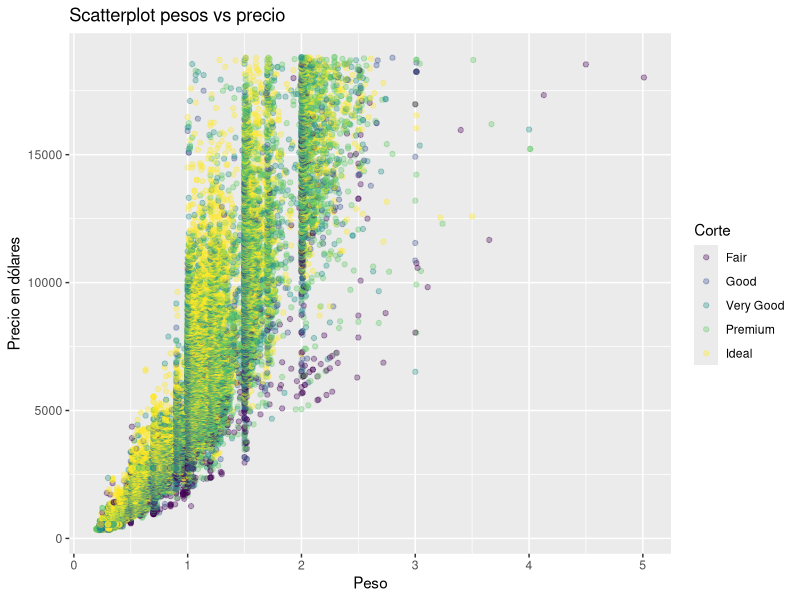
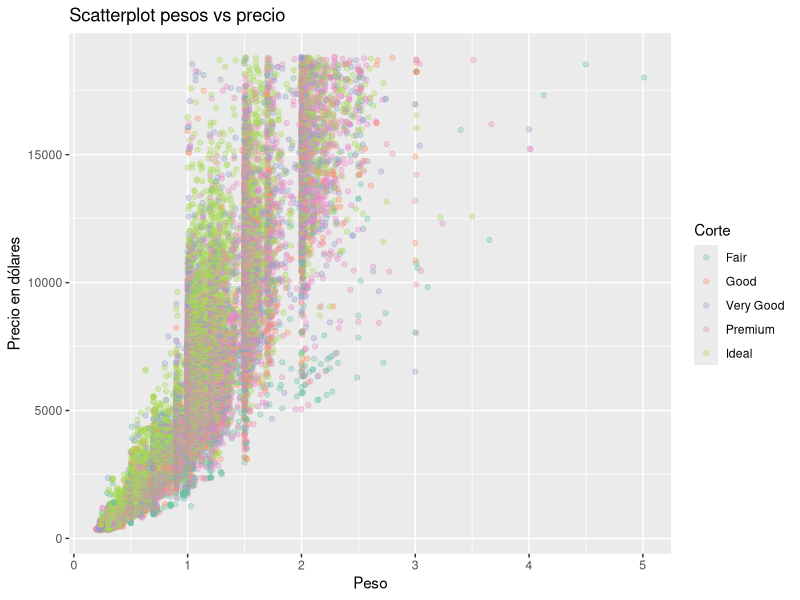
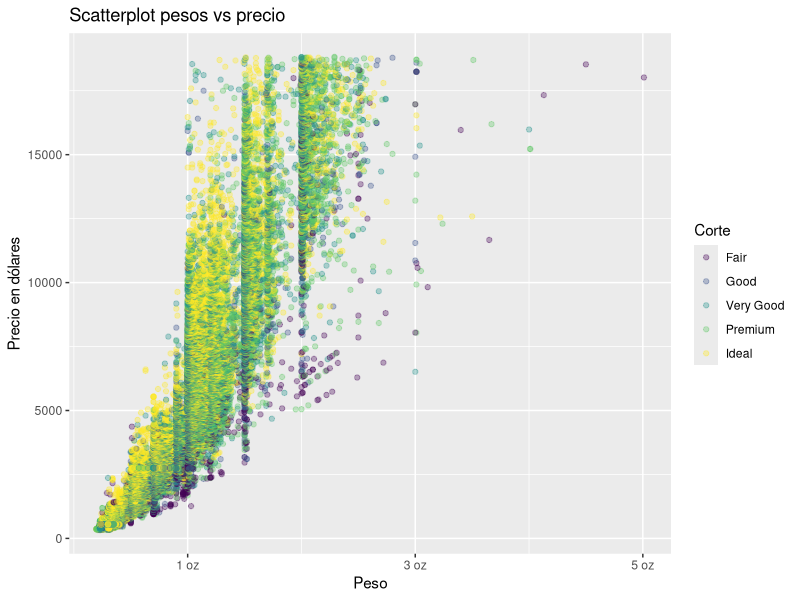
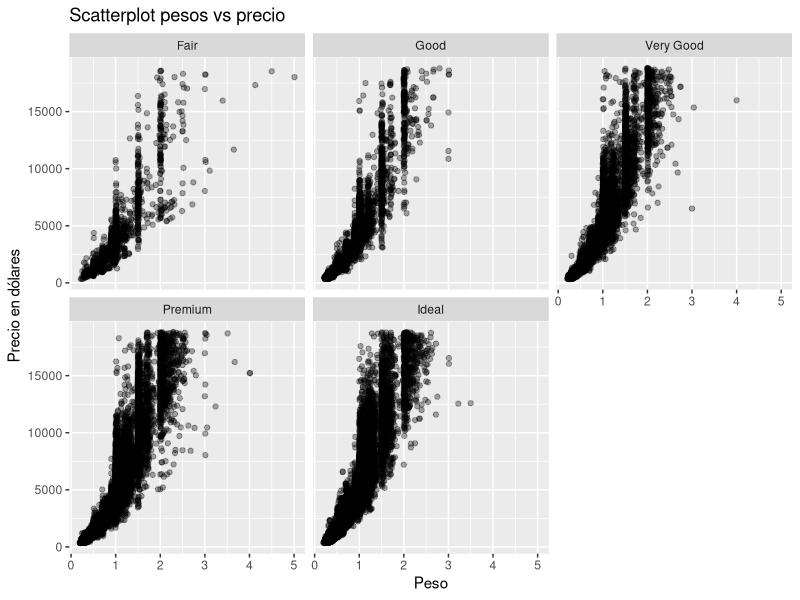

The R script that drew these images, in order:
## ---- chunk 1
knitr::opts_chunk$set(echo = TRUE)
## ---- chunk 2
library(ggplot2)
## ---- chunk 3

ggplot(data = diamonds, aes(x=carat, y = price, colour = cut)) + 
  geom_point( alpha = 1/3) + labs(x = "Peso", y = "Precio en dólares",
                                  title = "Scatterplot pesos vs precio",
                                  colour="Corte") 
## ---- chunk 4
ggplot(data = diamonds, aes(x = carat, y = price, colour = cut)) + 
  geom_point( alpha = 1/3) + labs(x = "Peso", y = "Precio en dólares",
                                  title = "Scatterplot pesos vs precio",
                                  colour="Corte") +
                                  scale_colour_brewer(palette = "Set2")
## ---- chunk 5

ggplot(data = diamonds, aes(x = carat, y = price, colour = cut)) + 
  geom_point( alpha = 1/3) + labs(x = "Peso", y = "Precio en dólares",
                                  title = "Scatterplot pesos vs precio",
                                  colour="Corte") +
  scale_x_continuous(breaks = c(1, 3, 5), labels = c("1 oz", "3 oz", "5 oz"))

  
## ---- chunk 6

ggplot(data = diamonds, aes(x=carat, y = price)) + 
  geom_point( alpha = 1/3) + facet_wrap(~cut)+
  labs(x = "Peso", y = "Precio en dólares",
                                  title = "Scatterplot pesos vs precio",
                                  colour="Corte") 
